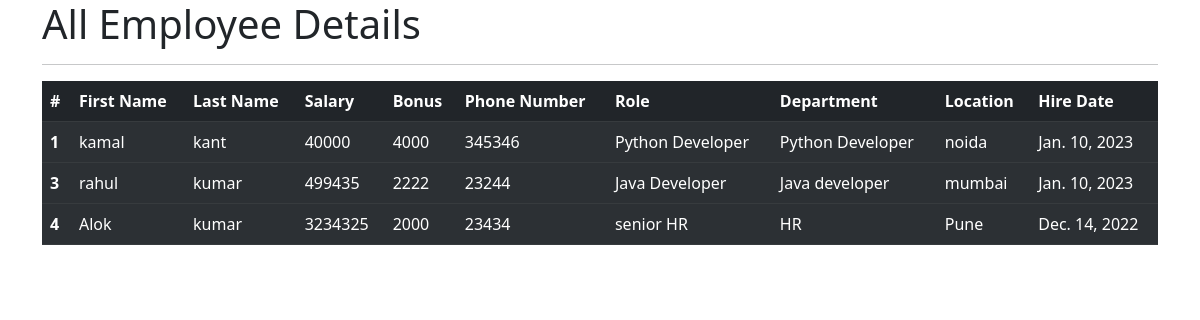
The app's page /all_emp with its own data.
### emp_app/models.py (models this page shows, shortened)
class Employee(models.Model):
    first_name = models.CharField(max_length=100, null=False)
    last_name = models.CharField(max_length=100)
    dept = models.ForeignKey(Department, on_delete=models.CASCADE)
    salary = models.IntegerField(default=0)
    bonus = models.IntegerField(default=0)
    role = models.ForeignKey(Role, on_delete=models.CASCADE)
    phone = models.BigIntegerField(default=0)
    hire_date = models.DateField(default=0)

class Role(models.Model):
    name = models.CharField(max_length=100, null=False)

class Department(models.Model):
    name = models.CharField(max_length=100, null=False)
    location = models.CharField(max_length=100)

### emp_app/views.py (the view)
# urls.py: path('all_emp', views.all_emp, name='all_emp'),
def all_emp(request):
    emps = Employee.objects.all()
    context = {
        'emps': emps
    }
    return render(request, 'view_all_emp.html', context)

### emp_app/templates/view_all_emp.html (shortened to what this page needs)
<!DOCTYPE html>
<html lang="en">
<head>
        <link href="https://cdn.jsdelivr.net/npm/bootstrap@5.3.0-alpha1/dist/css/bootstrap.min.css" rel="stylesheet">
</head>
<body>
    <div class="container">
        <h1>All Employee Details</h1>
        <hr>
        <table class="table table-dark table-striped">
  <thead>
    <tr>
      <th scope="col">#</th>
      <th scope="col">First Name</th>
      <th scope="col">Last Name</th>
      <th scope="col">Salary</th>
      <th scope="col">Bonus</th>
      <th scope="col">Phone Number</th>
      <th scope="col">Role</th>
      <th scope="col">Department</th>
      <th scope="col">Location</th>
      <th scope="col">Hire Date</th>
    </tr>
  </thead>
    {% for emp in emps %}
  <tbody>
    <tr>
      <th scope="row">{{emp.id}}</th>
      <td>{{emp.first_name}}</td>
      <td>{{emp.last_name}}</td>
      <td>{{emp.salary}}</td>
      <td>{{emp.bonus}}</td>
      <td>{{emp.phone}}</td>
      <td>{{emp.role.name}}</td>
      <td>{{emp.dept.name}}</td>
      <td>{{emp.dept.location}}</td>
      <td>{{emp.hire_date}}</td>
    </tr>
  </tbody>
  {% endfor %}
</table>
    </div>
</body>
</html>

### records on screen
Employee: id "1", first_name "kamal", last_name "kant", salary "40000", bonus "4000", phone "345346", role.name "Python Developer", dept.name "Python Developer", dept.location "noida", hire_date "Jan. 10, 2023"
Employee: id "3", first_name "rahul", last_name "kumar", salary "499435", bonus "2222", phone "23244", role.name "Java Developer", dept.name "Java developer", dept.location "mumbai", hire_date "Jan. 10, 2023"
Employee: id "4", first_name "Alok", last_name "kumar", salary "3234325", bonus "2000", phone "23434", role.name "senior HR", dept.name "HR", dept.location "Pune", hire_date "Dec. 14, 2022"
